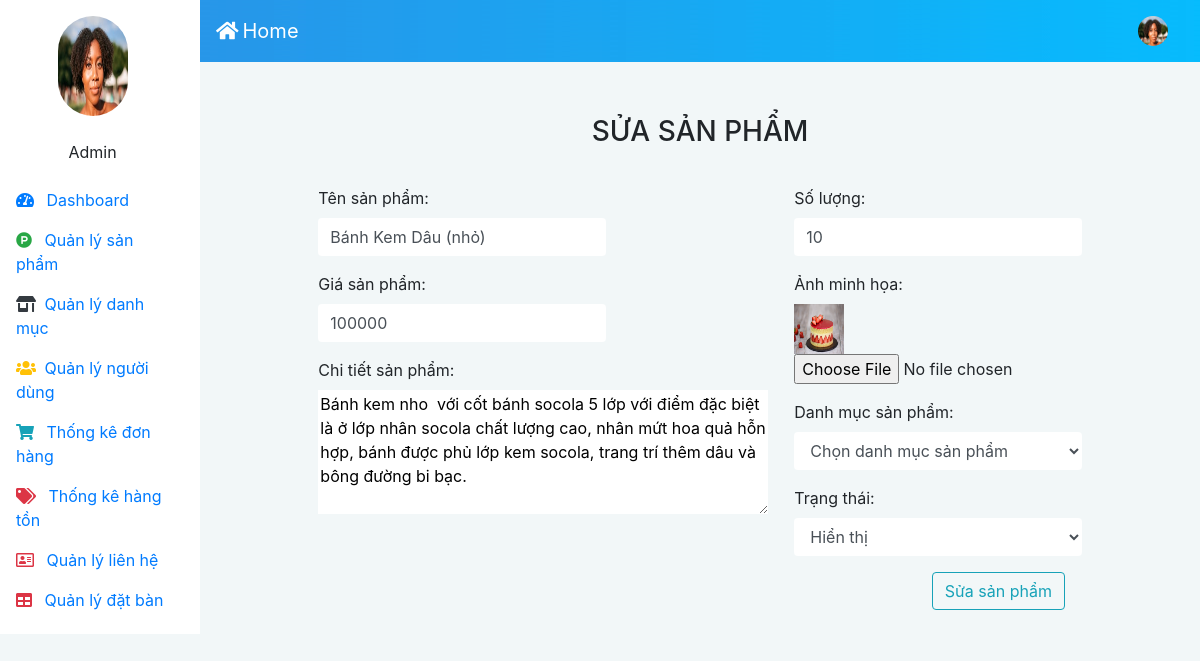
The page /admin/index.php?quanly=suasp&id=6 (signed in) on the database its author committed.
### tables this page shows
CREATE TABLE `tbl_sanpham` (
  `id_sanpham` int(11) NOT NULL,
  `ten_sanpham` varchar(100) NOT NULL,
  `soluong` int(11) NOT NULL,
  `chitiet_sanpham` varchar(10000) NOT NULL,
  `gia_sanpham` int(11) NOT NULL,
  `hinhanh` varchar(100) NOT NULL,
  `hienthi` int(11) NOT NULL DEFAULT 0,
  `id_danhmuc` int(11) NOT NULL,
  `hot` int(11) NOT NULL DEFAULT 2,
  `nhanhieu` varchar(100) NOT NULL DEFAULT 'Bin Cake',
  `soluongban` int(11) NOT NULL
);

### admin/include/fr_SuaSanPham.php (the view, shortened to what this page needs)
<?php
    $id = $_GET['id'];
    $sql_1 = "SELECT * from tbl_sanpham where id_sanpham = '$id'";
    $row_1 = mysqli_query($con, $sql_1);
    $count = mysqli_num_rows($row_1);
    if ($count > 0) {
        $nhapsp = mysqli_fetch_array($row_1);
    }
?>
        <div class="col-12 ">
            <div class="alert mt-3 text-center" role="alert">
                <h3>SỬA SẢN PHẨM</h3>
            </div>
            <form action="" method="POST" enctype="multipart/form-data" >
                <div class="row">
                    <div class="col-1"></div>
                    <div class="col-4">
                        <div class="form-group">
                            <label>Tên sản phẩm:</label>
                            <input type="text" class="form-control border-0"  name="txt_TenSP" value="<?php echo $nhapsp['ten_sanpham']; ?>">
                        </div>
                        <div class="form-group">
                            <label>Giá sản phẩm:</label>
                            <input type="number" min="0" size="10" class="form-control border-0" name="txt_DonGia" value="<?php echo $nhapsp['gia_sanpham']; ?>">
                        </div>
                        <div class="form-group">
                            <label>Chi tiết sản phẩm:</label>
                            <textarea id="editor1" class="border-0" name="txt_diengiai" cols="42" rows="5"><?php echo $nhapsp['chitiet_sanpham']; ?></textarea>
                        </div>
                    </div>
                    <div class="col-2"></div>
                    <div class="col-4">
                        <div class="form-group">
                            <label>Số lượng:</label>
                            <input type="number" class="form-control border-0" name="txt_SoLuong" value="<?php echo $nhapsp['soluong']; ?>">
                        </div>
                        <div class="form-group">
                            <label>Ảnh minh họa:</label><br>
                            <img src="./public/images/anh/<?php echo $nhapsp['hinhanh']; ?>" alt="" width="50px" height="50px"><br>
                            <input type="file" class="form-control-file border-0" name="txt_HinhAnh" value="<?php echo $nhapsp['hinhanh']; ?>">
                        </div>
                        <div class="form-group">
                            <label>Danh mục sản phẩm:</label>
                            <select name="txt_IDChungLoai" class="form-control border-0">
                                <option value="<?php echo $nhapsp['id_danhmuc']; ?>">Chọn danh mục sản phẩm
                            </option>
                            </select>
                        </div>
                        <div class="form-group">
                            <label>Trạng thái:</label>
                            <select name="txt_trangthai" class="form-control border-0">
                                <option value="1">Hiển thị</option>
                            </select>
                        </div>
                    </div>
                    <div class="col-1"></div>
                </div>
                <div class="text-right mr-5">
                    <button type="submit" class="btn btn-outline-info mr-5" name="btn_SuaSP">Sửa sản phẩm</button>
                </div>
            </form>
        </div>

### admin/public/css/style.css (style rules this page uses)
body { background-color: #f2f7f8; }

### rows shown on the page
tbl_sanpham: txt_TenSP "Bánh Kem Dâu (nhỏ)", txt_DonGia "100000", txt_diengiai "Bánh kem nho với cốt bánh socola 5 lớp với điểm đặc biệt là ở lớp nhân socola chất lượng cao, nhân mứt hoa quả hỗn hợp, bánh được phủ lớp kem socola, trang trí thêm dâu và bông đường bi bạc.", txt_SoLuong "10", hinhanh (picture)

### other values the page prints
$_SESSION['admin'] "Admin"
